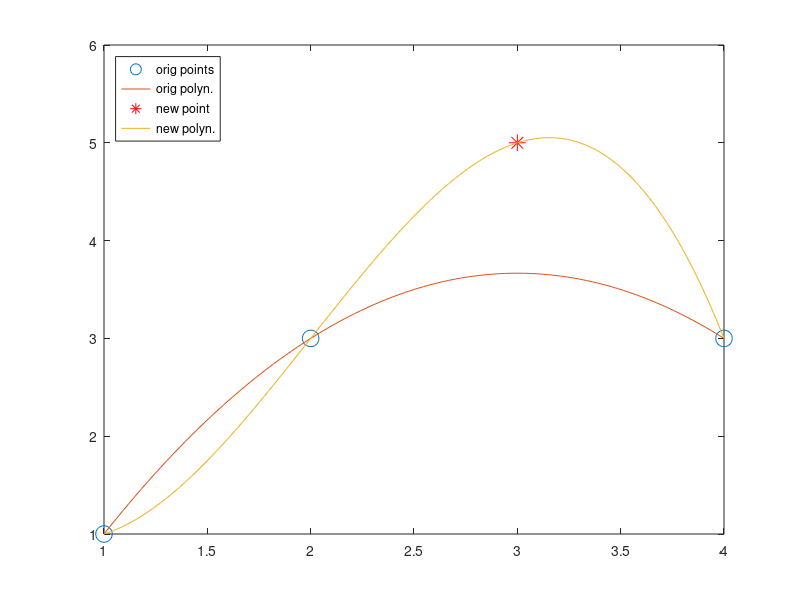

Recreate this plot in MATLAB.
clear all; close all;
x = [1; 2; 4];
y = [1; 3; 3];
%interpolating polynomial in Newton's form
p = @(x) 1 + 2 * (x - 1) - 2 / 3 * (x - 1) .* (x - 2);

%plot points and polynomial
plot(x, y, 'o', 'MarkerSize', 12)
hold on
xx = linspace(min(x), max(x));
plot(xx, p(xx))

%add new pont
np = [3, 5];
x = [x; np(1)];
y = [y; np(2)];
%new polynomial
p1 = @(x) p(x) - 2 / 3 * (x - 1) .* (x - 2) .* (x - 4);

%plot new point
plot(np(1), np(2), 'r*', 'MarkerSize', 12);
%and polynomial
xx = linspace(min(x), max(x));
plot(xx, p1(xx));
legend('orig points', 'orig polyn.', 'new point', 'new polyn.', 'Location', 'NorthWest');